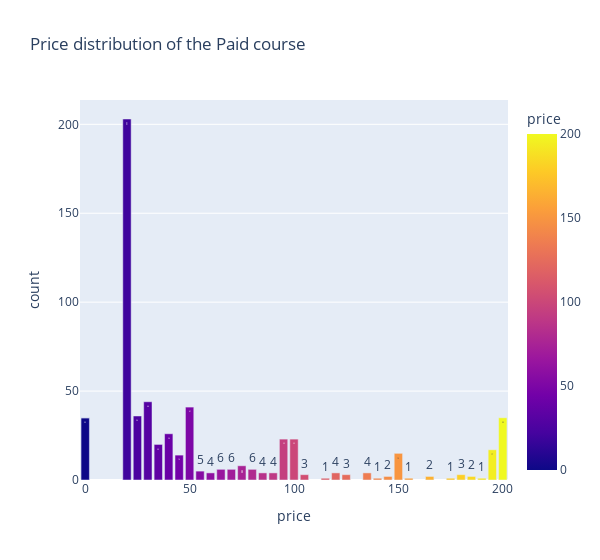

Notebook source saved alongside this figure:
### Code cell
p=pd.crosstab(df[df["subject"]=="Graphic Design"].is_paid,df.price).stack().reset_index(name='count')
fig=px.bar(p,x='price',y='count',text='count',color='price',title='Price distribution of the Paid course')
fig.update_layout(showlegend=False, width=600)
fig.show()

### Figure 1 — Plotly figure (JSON) as saved in the notebook; plotly's stock layout.template omitted (floating-point values rounded to 4 significant figures)
{"data": [{"alignmentgroup": "True", "hovertemplate": "price=%{marker.color}<br>count=%{text}<extra></extra>", "legendgroup": "", "marker": {"color": [0, 20, 25, 30, 35, 40, 45, 50, 55, 60, 65, 70, 75, 80, 85, 90, 95, 100, 105, 115, 120, 125, 135, 140, 145, 150, 155, 165, 175, 180, 185, 190, 195, 200, 0, 20, 25, 30, 35, 40, 45, 50, 55, 60, 65, 70, 75, 80, 85, 90, 95, 100, 105, 115, 120, 125, 135, 140, 145, 150, 155, 165, 175, 180, 185, 190, 195, 200], "coloraxis": "coloraxis"}, "name": "", "offsetgroup": "", "orientation": "v", "showlegend": false, "text": [35, 0, 0, 0, 0, 0, 0, 0, 0, 0, 0, 0, 0, 0, 0, 0, 0, 0, 0, 0, 0, 0, 0, 0, 0, 0, 0, 0, 0, 0, 0, 0, 0, 0, 0, 203, 36, 44, 20, 26, 14, 41, 5, 4, 6, 6, 8, 6, 4, 4, 23, 23, 3, 1, 4, 3, 4, 1, 2, 15, 1, 2, 1, 3, 2, 1, 17, 35], "textposition": "auto", "type": "bar", "x": [0, 20, 25, 30, 35, 40, 45, 50, 55, 60, 65, 70, 75, 80, 85, 90, 95, 100, 105, 115, 120, 125, 135, 140, 145, 150, 155, 165, 175, 180, 185, 190, 195, 200, 0, 20, 25, 30, 35, 40, 45, 50, 55, 60, 65, 70, 75, 80, 85, 90, 95, 100, 105, 115, 120, 125, 135, 140, 145, 150, 155, 165, 175, 180, 185, 190, 195, 200], "xaxis": "x", "y": [35, 0, 0, 0, 0, 0, 0, 0, 0, 0, 0, 0, 0, 0, 0, 0, 0, 0, 0, 0, 0, 0, 0, 0, 0, 0, 0, 0, 0, 0, 0, 0, 0, 0, 0, 203, 36, 44, 20, 26, 14, 41, 5, 4, 6, 6, 8, 6, 4, 4, 23, 23, 3, 1, 4, 3, 4, 1, 2, 15, 1, 2, 1, 3, 2, 1, 17, 35], "yaxis": "y"}], "layout": {"barmode": "relative", "coloraxis": {"colorbar": {"title": {"text": "price"}}, "colorscale": [[0, "#0d0887"], [0.1111, "#46039f"], [0.2222, "#7201a8"], [0.3333, "#9c179e"], [0.4444, "#bd3786"], [0.5556, "#d8576b"], [0.6667, "#ed7953"], [0.7778, "#fb9f3a"], [0.8889, "#fdca26"], [1, "#f0f921"]]}, "legend": {"tracegroupgap": 0}, "showlegend": false, "title": {"text": "Price distribution of the Paid course"}, "width": 600, "xaxis": {"anchor": "y", "domain": [0, 1], "title": {"text": "price"}}, "yaxis": {"anchor": "x", "domain": [0, 1], "title": {"text": "count"}}}}
